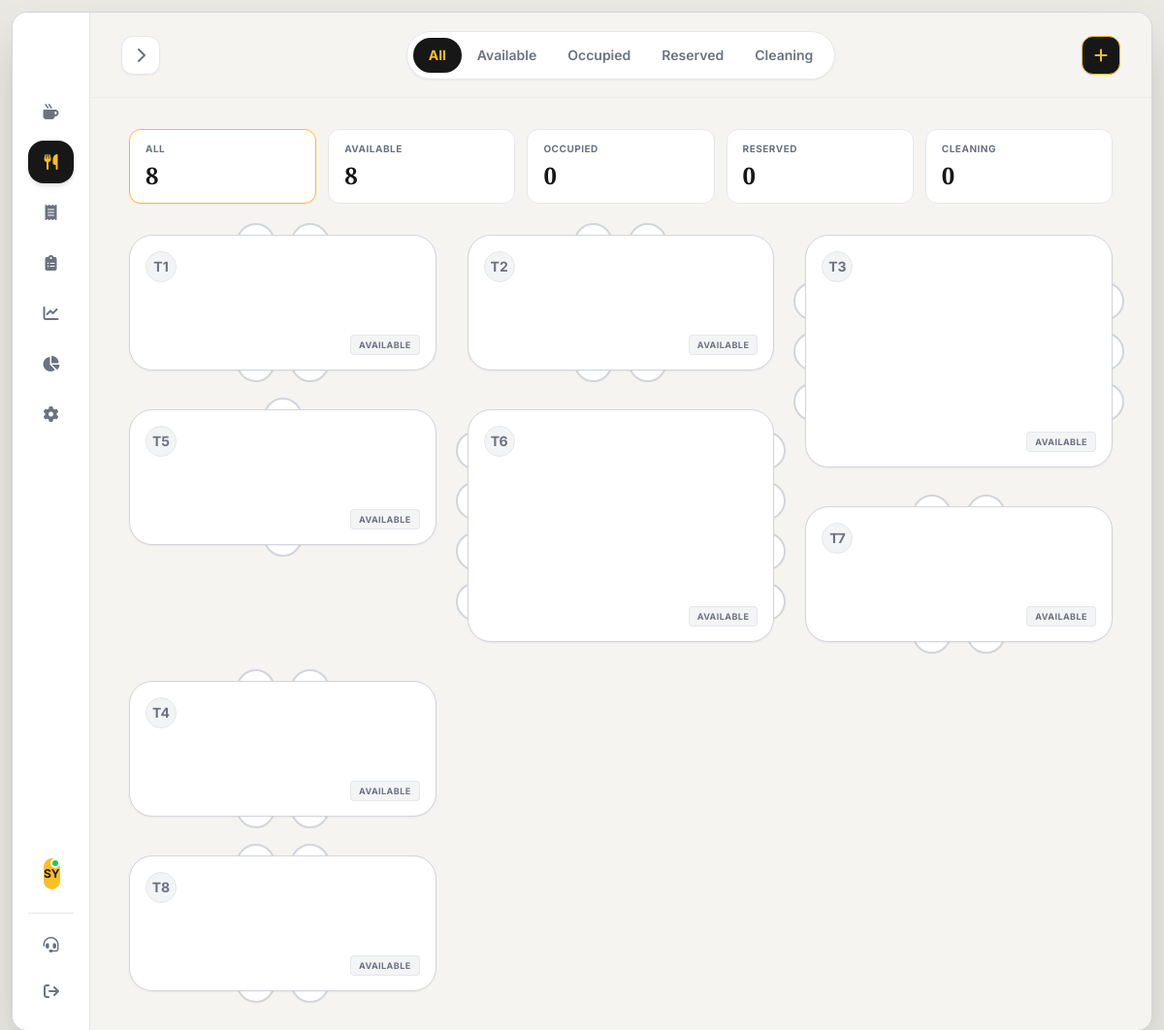
The page /table.php (signed in) on the database its author committed.
### tables this page shows
CREATE TABLE IF NOT EXISTS users (
    id INT AUTO_INCREMENT PRIMARY KEY,
    employee_id VARCHAR(50) UNIQUE NOT NULL,
    username VARCHAR(100) NOT NULL,
    password VARCHAR(255) NOT NULL,
    full_name VARCHAR(255) NOT NULL,
    role ENUM('cashier', 'admin') NOT NULL DEFAULT 'cashier',
    status ENUM('active', 'inactive') DEFAULT 'active',
    created_at TIMESTAMP DEFAULT CURRENT_TIMESTAMP,
    last_login TIMESTAMP NULL,
    INDEX idx_employee_id (employee_id),
    INDEX idx_role (role)
);

CREATE TABLE IF NOT EXISTS tables (
    id INT AUTO_INCREMENT PRIMARY KEY,
    table_number INT UNIQUE NOT NULL,
    capacity INT DEFAULT 4,
    status ENUM('available', 'occupied', 'reserved', 'cleaning') DEFAULT 'available',
    current_order_id INT NULL,
    created_at TIMESTAMP DEFAULT CURRENT_TIMESTAMP,
    INDEX idx_table_number (table_number),
    INDEX idx_status (status)
);

### db.php (called while the page is built, shortened)
<?php
try {
    $dsn = "mysql:host=" . DB_HOST . ";dbname=" . DB_NAME . ";charset=" . DB_CHARSET;
    $options = [
        PDO::ATTR_ERRMODE            => PDO::ERRMODE_EXCEPTION,
        PDO::ATTR_DEFAULT_FETCH_MODE => PDO::FETCH_ASSOC,
        PDO::ATTR_EMULATE_PREPARES   => false,
    ];
    $pdo = new PDO($dsn, DB_USER, DB_PASS, $options);
} catch (PDOException $e) {
    die("Database connection failed: " . $e->getMessage());
}
function isLoggedIn() {
    return isset($_SESSION['user_id']);
}
function isAdmin() {
    return isset($_SESSION['role']) && $_SESSION['role'] === 'admin';
}
function getCurrentUser() {
    global $pdo;
    $stmt = $pdo->prepare("SELECT id, employee_id, username, full_name, role FROM users WHERE id = ?");
    $stmt->execute([$_SESSION['user_id']]);
    return $stmt->fetch();
}
?>

### table.php (the view, shortened to what this page needs)
<?php
require_once 'db.php';
$currentUser = getCurrentUser();
$stmt = $pdo->query("SELECT t.*, o.customer_name, o.order_type, o.created_at as order_created_at
                    FROM tables t
                    LEFT JOIN orders o ON t.current_order_id = o.id
                    ORDER BY t.table_number ASC");
$allTables = $stmt->fetchAll();
$tableStatusFilter = $_GET['status'] ?? 'all';
$tableStats = [
    'all' => count($allTables),
    'available' => 0,
    'occupied' => 0,
    'reserved' => 0,
    'cleaning' => 0,
];
foreach ($allTables as $table) {
    $isOccupied = $table['status'] === 'occupied' || !empty($table['current_order_id']);
    if ($isOccupied) {
        $tableStats['occupied']++;
    } elseif (isset($tableStats[$table['status']])) {
        $tableStats[$table['status']]++;
    }
}
$tables = array_values(array_filter($allTables, function ($table) use ($tableStatusFilter) {
    if ($tableStatusFilter === 'all') {
        return true;
    }
    if ($tableStatusFilter === 'occupied') {
        return $table['status'] === 'occupied' || !empty($table['current_order_id']);
    }
    return $table['status'] === $tableStatusFilter && empty($table['current_order_id']);
}));
$floorColumns = [[], [], [], []];
foreach ($tables as $index => $table) {
    $floorColumns[$index % 4][] = $table;
}
?>
<!DOCTYPE html>
<html lang="en">
<head>
    <link rel="stylesheet" href="https://cdnjs.cloudflare.com/ajax/libs/font-awesome/6.4.0/css/all.min.css">
    <script src="https://cdn.tailwindcss.com"></script>
</head>
<body class="bg-[#EAE8E3] h-screen w-screen p-3 font-sans text-brand-black overflow-hidden">
    <div class="bg-vintage-paper w-full h-full rounded-2xl shadow-2xl flex overflow-hidden border border-gray-300 relative">
        <aside id="sidebar" class="w-[80px] bg-white border-r border-vintage-border flex flex-col justify-between py-6 px-4 shrink-0 z-10 transition-all duration-300 ease-in-out">
            <div>
                <div class="flex flex-col items-center justify-center mb-10 mt-2 text-center">
                </div>
                <nav id="navigation" class="space-y-2">
                    <a href="menu.php" class="flex items-center gap-4 text-gray-500 hover:text-brand-black hover:bg-gray-100 px-4 py-3.5 rounded-2xl font-medium transition-all">
                        <i class="fa-solid fa-mug-hot w-5 text-center"></i> <span class="nav-text">Menu</span>
                    </a>
                    <a href="table.php" class="flex items-center gap-4 bg-brand-black text-brand px-4 py-3.5 rounded-2xl font-semibold shadow-md transition-all">
                        <i class="fa-solid fa-utensils w-5 text-center"></i> <span class="nav-text">Table Services</span>
                    </a>
                    <a href="ticket.php" class="flex items-center gap-4 text-gray-500 hover:text-brand-black hover:bg-gray-100 px-4 py-3.5 rounded-2xl font-medium transition-all">
                        <i class="fa-solid fa-receipt w-5 text-center"></i> <span class="nav-text">Tickets</span>
                    </a>
                    <?php if (isAdmin()): ?>
                    <a href="items.php" class="flex items-center gap-4 text-gray-500 hover:text-brand-black hover:bg-gray-100 px-4 py-3.5 rounded-2xl font-medium transition-all">
                        <i class="fa-solid fa-clipboard-list w-5 text-center"></i> <span class="nav-text">Manage Food Items</span>
                    </a>
                    <a href="sales.php" class="flex items-center gap-4 text-gray-500 hover:text-brand-black hover:bg-gray-100 px-4 py-3.5 rounded-2xl font-medium transition-all">
                        <i class="fa-solid fa-chart-line w-5 text-center"></i> <span class="nav-text">Sales Report</span>
                    </a>
                    <a href="analysis.php" class="flex items-center gap-4 text-gray-500 hover:text-brand-black hover:bg-gray-100 px-4 py-3.5 rounded-2xl font-medium transition-all">
                        <i class="fa-solid fa-chart-pie w-5 text-center"></i> <span class="nav-text">Product Analytics</span>
                    </a>
                    <a href="settings.php" class="flex items-center gap-4 text-gray-500 hover:text-brand-black hover:bg-gray-100 px-4 py-3.5 rounded-2xl font-medium transition-all">
                        <i class="fa-solid fa-gear w-5 text-center"></i> <span class="nav-text">Settings</span>
                    </a>
                    <?php endif; ?>
                </nav>
            </div>
            <div class="space-y-4">
                <div class="space-y-3 px-2">
                    <a href="profile.php" class="flex items-center gap-3 cursor-pointer p-2 rounded-xl hover:bg-gray-100">
                        <div class="w-8 h-8 rounded-full bg-brand text-brand-black flex items-center justify-center text-xs font-bold relative">
                            <?php echo strtoupper(substr($currentUser['full_name'], 0, 2)); ?>
                            <span class="absolute top-0 right-0 w-2.5 h-2.5 bg-green-500 border-2 border-white rounded-full"></span>
                        </div>
                    </a>
                </div>
                <hr class="border-gray-200">
                <a href="#" onclick="showLogoutModal()" class="flex items-center gap-3 text-gray-500 hover:text-brand-black px-4 py-2 font-medium transition-all">
                    <i class="fa-solid fa-arrow-right-from-bracket"></i> <span class="nav-text">Logout</span>
                </a>
            </div>
        </aside>
        <main class="flex-1 flex flex-col relative bg-vintage-paper overflow-hidden">
            <header class="h-[88px] flex items-center justify-between px-8 shrink-0 border-b border-gray-200/50">
                <button id="sidebarToggle" class="w-10 h-10 bg-white rounded-xl shadow-sm border border-gray-200 flex items-center justify-center text-gray-500 hover:text-brand-black">
                </button>
                <div class="flex items-center bg-white border border-gray-200 p-1.5 rounded-full shadow-sm mx-6">
                    <?php
                    $filterLabels = [
                        'all' => 'All',
                        'available' => 'Available',
                        'occupied' => 'Occupied',
                        'reserved' => 'Reserved',
                        'cleaning' => 'Cleaning',
                    ];
                    foreach ($filterLabels as $filterKey => $filterLabel):
                        $filterClass = $tableStatusFilter === $filterKey
                            ? 'bg-brand-black text-brand font-bold shadow-sm'
                            : 'text-gray-500 hover:text-brand-black font-semibold';
                    ?>
                    <a href="table.php?status=<?php echo $filterKey; ?>" class="<?php echo $filterClass; ?> px-4 xl:px-5 py-2 rounded-full text-sm transition-all">
                        <?php echo $filterLabel; ?>
                    </a>
                    <?php endforeach; ?>
                </div>
                <button onclick="showAddTableModal()" class="w-10 h-10 bg-brand-black text-brand rounded-xl shadow-sm border border-brand flex items-center justify-center hover:bg-gray-800 transition-colors" title="Add table">
                    <i class="fa-solid fa-plus"></i>
                </button>
            </header>
            <div class="flex-1 overflow-y-auto px-6 lg:px-10 pb-10 pt-8 hide-scrollbar relative">
                <div class="grid grid-cols-2 md:grid-cols-5 gap-3 mb-8">
                    <?php foreach ($filterLabels as $filterKey => $filterLabel): ?>
                    <a href="table.php?status=<?php echo $filterKey; ?>" class="bg-white border <?php echo $tableStatusFilter === $filterKey ? 'border-brand shadow-sm' : 'border-gray-200'; ?> rounded-xl px-4 py-3 hover:border-brand transition-colors">
                        <p class="text-[10px] text-gray-500 font-bold uppercase tracking-wider"><?php echo $filterLabel; ?></p>
                        <p class="text-2xl font-serif font-bold text-brand-black mt-1"><?php echo (int)$tableStats[$filterKey]; ?></p>
                    </a>
                    <?php endforeach; ?>
                </div>
                <div class="grid grid-cols-1 sm:grid-cols-2 lg:grid-cols-3 2xl:grid-cols-4 gap-x-8 xl:gap-x-10 gap-y-10 w-full max-w-7xl mx-auto">
                    <?php foreach ($floorColumns as $column): ?>
                    <div class="flex flex-col gap-10 xl:gap-12">
                        <?php foreach ($column as $table): ?>
                        <?php
                            $isLargeTable = (int)$table['capacity'] > 4;
                            $isActive = $table['status'] === 'occupied' || !empty($table['current_order_id']);
                            $isReserved = $table['status'] === 'reserved';
                            $chairCount = max(1, min(12, (int)$table['capacity']));
                            $secondSideChairs = (int)floor($chairCount / 2);
                            $tableHeight = $isLargeTable ? 'h-[240px] xl:h-[300px]' : 'h-[140px] xl:h-[170px]';
                            $statusLabel = str_replace('_', ' ', $table['status']);
                            $boxClasses = 'relative z-10 w-full h-full rounded-[24px] p-4 flex flex-col justify-between transition-all cursor-pointer ';
                            if ($isActive) {
                                $boxClasses .= 'bg-brand-black text-white border-2 border-brand shadow-[4px_4px_0px_0px_rgba(251,191,36,1)] scale-[1.02]';
                            } elseif ($isReserved) {
                                $boxClasses .= 'bg-brand-light border-2 border-brand shadow-sm';
                            } else {
                                $boxClasses .= 'bg-white border border-gray-300 shadow-sm hover:border-brand';
                            }
                        ?>
                        <div class="relative w-full <?php echo $tableHeight; ?>">
                            <?php if ($isLargeTable): ?>
                            <div class="absolute -left-3 top-1/2 -translate-y-1/2 flex flex-col justify-center gap-3 z-0 h-[88%]">
                            </div>
                            <div class="absolute -right-3 top-1/2 -translate-y-1/2 flex flex-col justify-center gap-3 z-0 h-[88%]">
                                <?php for ($chair = 0; $chair < $secondSideChairs; $chair++): ?>
                                <div class="w-6 h-10 border-2 border-gray-300 rounded-r-full bg-white"></div>
                                <?php endfor; ?>
                            </div>
                            <?php else: ?>
                            <div class="absolute -top-3 left-1/2 -translate-x-1/2 flex justify-center gap-4 z-0 w-full">
                            </div>
                            <div class="absolute -bottom-3 left-1/2 -translate-x-1/2 flex justify-center gap-4 z-0 w-full">
                                <?php for ($chair = 0; $chair < $secondSideChairs; $chair++): ?>
                                <div class="w-10 h-6 border-2 border-gray-300 rounded-b-full bg-white"></div>
                                <?php endfor; ?>
                            </div>
                            <?php endif; ?>
                            <div class="<?php echo $boxClasses; ?>" onclick="showTableDetails(<?php echo (int)$table['id']; ?>)">
                                <div class="flex justify-between items-start">
                                    <div class="w-8 h-8 rounded-full <?php echo $isActive ? 'bg-brand text-brand-black' : ($isReserved ? 'bg-brand text-brand-black border border-brand-black' : 'bg-gray-100 text-gray-500 border border-gray-200'); ?> font-bold flex items-center justify-center text-sm">
                                        T<?php echo htmlspecialchars($table['table_number']); ?>
                                    </div>
                                </div>
                                <div class="absolute bottom-4 right-4">
                                    <span class="<?php echo $isActive ? 'bg-white/10 text-brand border border-white/20' : ($isReserved ? 'bg-brand-black text-brand' : 'bg-gray-100 text-gray-500 border border-gray-200'); ?> text-[9px] px-2 py-1 rounded uppercase tracking-wider font-bold">
                                        <?php echo htmlspecialchars($statusLabel); ?>
                                    </span>
                                </div>
                            </div>
                        </div>
                        <?php endforeach; ?>
                    </div>
                    <?php endforeach; ?>
                </div>
            </div>
        </main>
    </div>
</body>
</html>

### table.php (style rules this page uses)
.hide-scrollbar { -ms-overflow-style: none; scrollbar-width: none; }

### rows shown on the page
users: full_name "SY"
tables: capacity 4 (drawn), table_number "1", status "AVAILABLE"
tables: table_number "5", status "AVAILABLE"
tables: capacity 4 (drawn), table_number "2", status "AVAILABLE"
tables: table_number "6", status "AVAILABLE"
tables: table_number "3", status "AVAILABLE"
tables: capacity 4 (drawn), table_number "7", status "AVAILABLE"
tables: capacity 4 (drawn), table_number "4", status "AVAILABLE"
tables: capacity 4 (drawn), table_number "8", status "AVAILABLE"

### other values the page prints
$filterLabel "All"
$filterLabel "Available"
$filterLabel "Occupied"
$filterLabel "Reserved"
$filterLabel "Cleaning"
$filterLabel "ALL"
$tableStats[$filterKey] "8"
$filterLabel "AVAILABLE"
$filterLabel "OCCUPIED"
$tableStats[$filterKey] "0"
$filterLabel "RESERVED"
$filterLabel "CLEANING"
